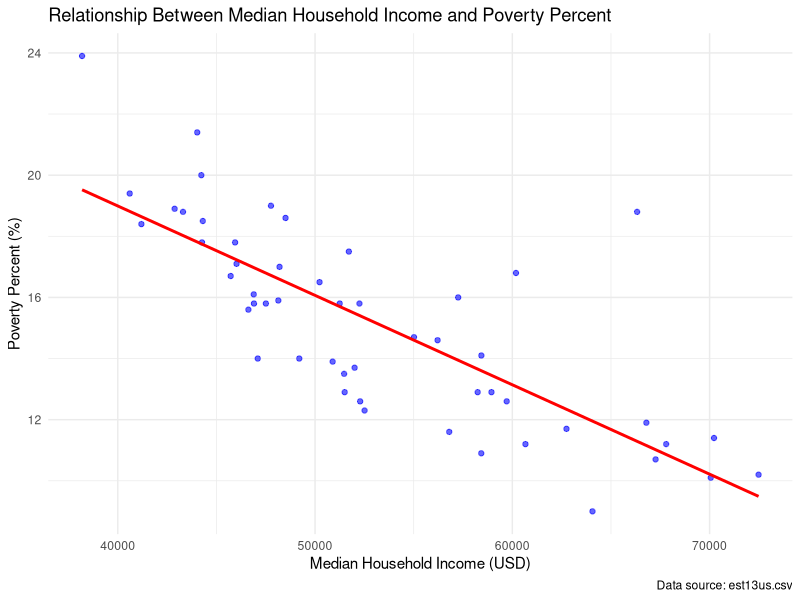

This figure's R source:
data <- read.csv("dataset/est13us.csv") #Load the Dataset into RStudio
head(data)        # View the first few rows
str(data)         # View the structure of the dataset
summary(data)     # View summary statistics


#question 3- visualisation
# Load required packages 
install.packages("ggplot2")
# Load necessary libraries
library(ggplot2)


# Inspect column names to verify
colnames(data)

# Clean the data (update these column names if needed)
data$Median_Household_Income <- as.numeric(data$Median.Household.Income) # Adjust column name
data$Poverty_Percent <- as.numeric(data$Unnamed..6) # Adjust column name based on your dataset
clean_data <- na.omit(data[, c("Median_Household_Income", "Poverty_Percent")])

# Create the scatterplot with regression line
ggplot(clean_data, aes(x = Median_Household_Income, y = Poverty_Percent)) +
  geom_point(color = "blue", alpha = 0.6) +
  geom_smooth(method = "lm", color = "red", se = FALSE) +
  labs(
    title = "Relationship Between Median Household Income and Poverty Percent",
    x = "Median Household Income (USD)",
    y = "Poverty Percent (%)",
    caption = "Data source: est13us.csv"
  ) +
  theme_minimal()